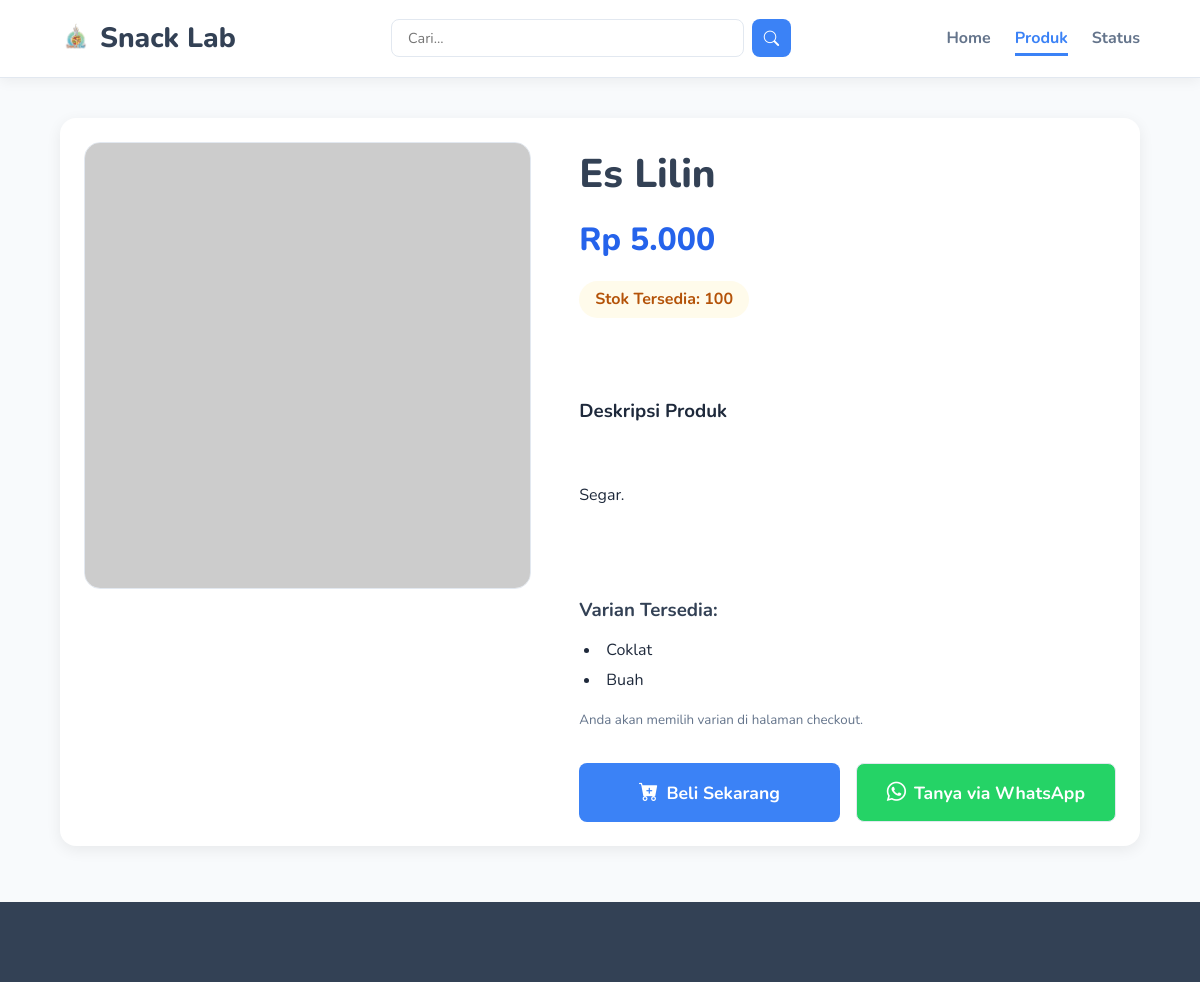
The page /produk.php?id=20 on the database its author committed.
### tables this page shows
CREATE TABLE `products` (
  `id` int(11) NOT NULL AUTO_INCREMENT,
  `name` varchar(255) NOT NULL,
  `price` int(11) NOT NULL,
  `stock` int(11) NOT NULL,
  `description` text NOT NULL,
  `available_variants` text DEFAULT NULL,
  `shipping_cost` int(11) NOT NULL DEFAULT 0,
  `image` varchar(255) NOT NULL,
  PRIMARY KEY (`id`)
);

### app/functions.php (called while the page is built, shortened)
<?php
function load_all_settings(PDO $db): array {
    static $settings = null;
    if ($settings === null) {
        $settings = [];
        try {
            $stmt = $db->query("SELECT setting_key, setting_value FROM site_settings");
            while ($row = $stmt->fetch()) {
                $settings[$row['setting_key']] = $row['setting_value'];
            }
        } catch (PDOException $e) {
            error_log("Gagal memuat pengaturan: " . $e->getMessage());
        }
    }
    return $settings;
}
function get_setting(string $key, $default = '') {
    global $APP_SETTINGS;
    return isset($APP_SETTINGS[$key]) ? htmlspecialchars($APP_SETTINGS[$key]) : $default;
}
function format_rupiah(int $number): string {
    return 'Rp ' . number_format($number, 0, ',', '.');
}
?>

### app/init.php (called while the page is built, shortened)
<?php
require_once __DIR__ . '/config.php';
require_once __DIR__ . '/functions.php';
$APP_SETTINGS = load_all_settings($db);
?>

### produk.php (the view, shortened to what this page needs)
<?php
require 'templates/header.php';
$id = isset($_GET['id']) ? (int)$_GET['id'] : 0;
$product = null;
if ($id > 0) {
    try {
        $stmt = $db->prepare("SELECT * FROM products WHERE id = ?");
        $stmt->execute([$id]);
        $product = $stmt->fetch();
    } catch (PDOException $e) {
        echo "<div class='message-box error'>Error: " . $e->getMessage() . "</div>";
    }
}
$variants = !empty($product['available_variants']) ? array_map('trim', explode(',', $product['available_variants'])) : [];
$image_url = $product['image'];
$fallback_url = 'https://placehold.co/600x600/e2e8f0/475569?text=Error';
?>
<div class="product-detail-layout card">
    <div class="product-detail-gallery">
        <img src="<?php echo htmlspecialchars($image_url); ?>"
             alt="<?php echo htmlspecialchars($product['name']); ?>"
             onerror="this.onerror=null; this.src='<?php echo $fallback_url; ?>';">
    </div>
    <div class="product-detail-info">
        <h1 class="name"><?php echo htmlspecialchars($product['name']); ?></h1>
        <p class="price"><?php echo format_rupiah($product['price']); ?></p>
        <?php if ($product['stock'] > 0): ?>
            <p class="stock">Stok Tersedia: <?php echo $product['stock']; ?></p>
        <?php else: ?>
            <p class="stock habis">Stok Habis</p>
        <?php endif; ?>
        <div class="description">
            <h3>Deskripsi Produk</h3>
            <p><?php echo nl2br(htmlspecialchars($product['description'])); ?></p>
        </div>
        <?php if (!empty($variants)): ?>
            <div class="variants-list" style="margin-bottom: 2rem;">
                <h3 style="margin-bottom: 0.75rem; color: var(--secondary-color);">Varian Tersedia:</h3>
                <ul style="list-style-type: disc; list-style-position: inside; padding-left: 5px;">
                    <?php foreach ($variants as $variant): ?>
                        <li style="font-size: 1rem; color: var(--text-color); margin-bottom: 5px;">
                            <?php echo htmlspecialchars($variant); ?>
                        </li>
                    <?php endforeach; ?>
                </ul>
                <small style="margin-top: 1rem; display: block; color: var(--text-light);">Anda akan memilih varian di halaman checkout.</small>
            </div>
        <?php endif; ?>
        <div class="product-detail-actions">
            <?php if ($product['stock'] > 0): ?>
                <a href="checkout.php?id=<?php echo $product['id']; ?>" class="btn btn-primary">
                    <i class="bi bi-cart-plus-fill"></i> Beli Sekarang
                </a>
            <?php else: ?>
                <button class="btn btn-disabled" disabled>Stok Habis</button>
            <?php endif; ?>
            <?php
                $wa_number = get_setting('shop_whatsapp', '6281234567890');
                $wa_text = urlencode("Halo, saya tertarik dengan produk \"" . $product['name'] . "\". Apakah masih tersedia?");
                $wa_link = "https://api.whatsapp.com/send?phone={$wa_number}&text={$wa_text}";
            ?>
            <a href="<?php echo $wa_link; ?>" target="_blank" class="btn btn-secondary btn-whatsapp">
                <i class="bi bi-whatsapp"></i> Tanya via WhatsApp
            </a>
        </div>
    </div>
</div>
<?php
require 'templates/footer.php';
?>

### assets/css/style.css (style rules this page uses)
:root { --primary-color: #3B82F6; --primary-dark: #2563EB; --secondary-color: #334155; --text-color: #1E293B; --text-light: #64748b; --bg-light: #F8FAFC; --bg-white: #ffffff; --border-color: #E2E8F0; --success-bg: #f0fdf4; --success-text: #166534; --success-border: #86efac; --error-bg: #fef2f2; --error-text: #991b1b; --error-border: #fecaca; --warning-bg: #fffbeb; --warning-text: #b45309; --warning-border: #fde68a; --font-main: 'Nunito', -apple-system, BlinkMacSystemFont, "Segoe UI", Roboto, Helvetica, Arial, sans-serif; }
* { box-sizing: border-box; margin: 0; padding: 0; }
body { font-family: var(--font-main); background-color: var(--bg-light); color: var(--text-color); line-height: 1.6; display: flex; flex-direction: column; min-height: 100vh; }
img { max-width: 100%; height: auto; display: block; }
a { text-decoration: none; color: var(--primary-color); transition: color 0.2s ease; }
ul { list-style: none; }
.btn { display: inline-flex; align-items: center; justify-content: center; gap: 0.5rem; padding: 0.75rem 1.5rem; font-size: 0.9rem; font-weight: 700; border: none; border-radius: 8px; cursor: pointer; transition: all 0.2s ease; text-align: center; font-family: var(--font-main); }
.btn i { font-size: 1.1em; }
.btn-primary { background-color: var(--primary-color); color: var(--bg-white); }
.btn-secondary { background-color: var(--bg-light); color: var(--secondary-color); border: 1px solid var(--border-color); }
.card { background: var(--bg-white); border-radius: 16px; box-shadow: 0 4px 15px rgba(0, 0, 0, 0.07); overflow: hidden; border: 0; transition: transform 0.3s ease, box-shadow 0.3s ease; }
.product-detail-layout { display: grid; grid-template-columns: 1fr 1.2fr; gap: 3rem; padding: 1.5rem; }
.product-detail-gallery img { width: 100%; aspect-ratio: 1/1; object-fit: cover; border-radius: 16px; border: 1px solid var(--border-color); }
.product-detail-info .name { font-size: 2.5rem; font-weight: 800; color: var(--secondary-color); margin-bottom: 0.5rem; }
.product-detail-info .price { font-size: 2rem; font-weight: 800; color: var(--primary-dark); margin-bottom: 1rem; }
.product-detail-info .stock { font-size: 1rem; font-weight: 700; display: inline-block; padding: 0.35rem 1rem; border-radius: 99px; background-color: var(--warning-bg); color: var(--warning-text); margin-bottom: 1.5rem; }
.product-detail-info .description { font-size: 1rem; margin-bottom: 2rem; white-space: pre-wrap; line-height: 1.7; }
.product-detail-actions { display: flex; flex-direction: row; flex-wrap: wrap; gap: 1rem; }
.product-detail-actions .btn { flex-grow: 1; flex-basis: 200px; font-size: 1.1rem; padding: 0.8rem 1.5rem; }
.product-detail-actions .btn-whatsapp { background-color: #25D366; color: white; }

### rows shown on the page
products: name "Es Lilin", price "Rp 5.000", stock "100", description "Segar.", available_variants "Coklat", available_variants "Buah"

### other values the page prints
get_setting('shop_name', 'Toko Baru') "Snack Lab"
